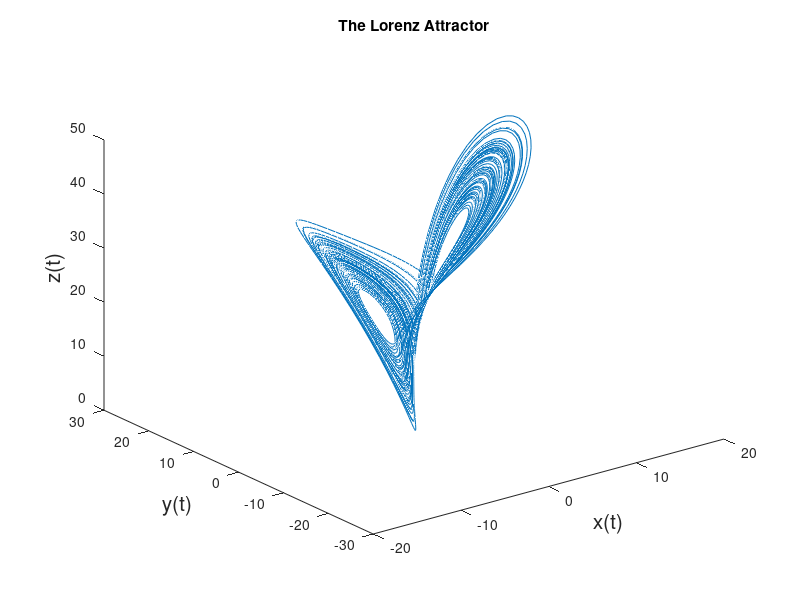

Write the MATLAB code that produced this figure.
sigma=10;r=28;b=8/3;
Lorenz=@(t,x) [sigma*(x(2)-x(1));...
 r*x(1)-x(2)-x(1)*x(3);x(1)*x(2)-b*x(3)]; 
options = odeset('RelTol',1e-4,'AbsTol',1e-4);
[t,xa]=ode45(Lorenz,[0 100],[15,20,30],options);
plot3(xa(:,1),xa(:,2),xa(:,3))
title('The Lorenz Attractor')
fsize=15;
xlabel('x(t)','Fontsize',fsize);
ylabel('y(t)','Fontsize',fsize);
zlabel('z(t)','FontSize',fsize);


